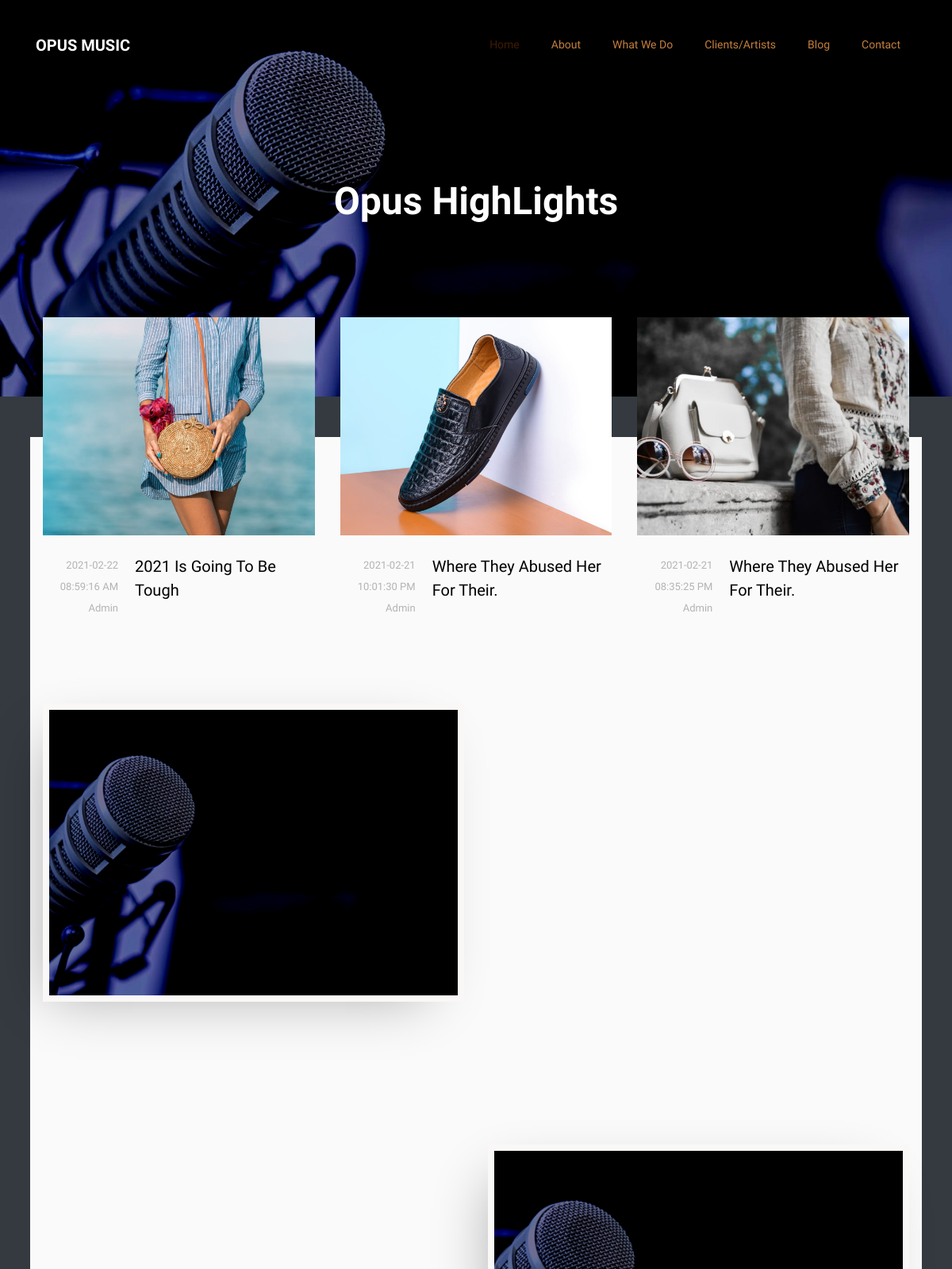
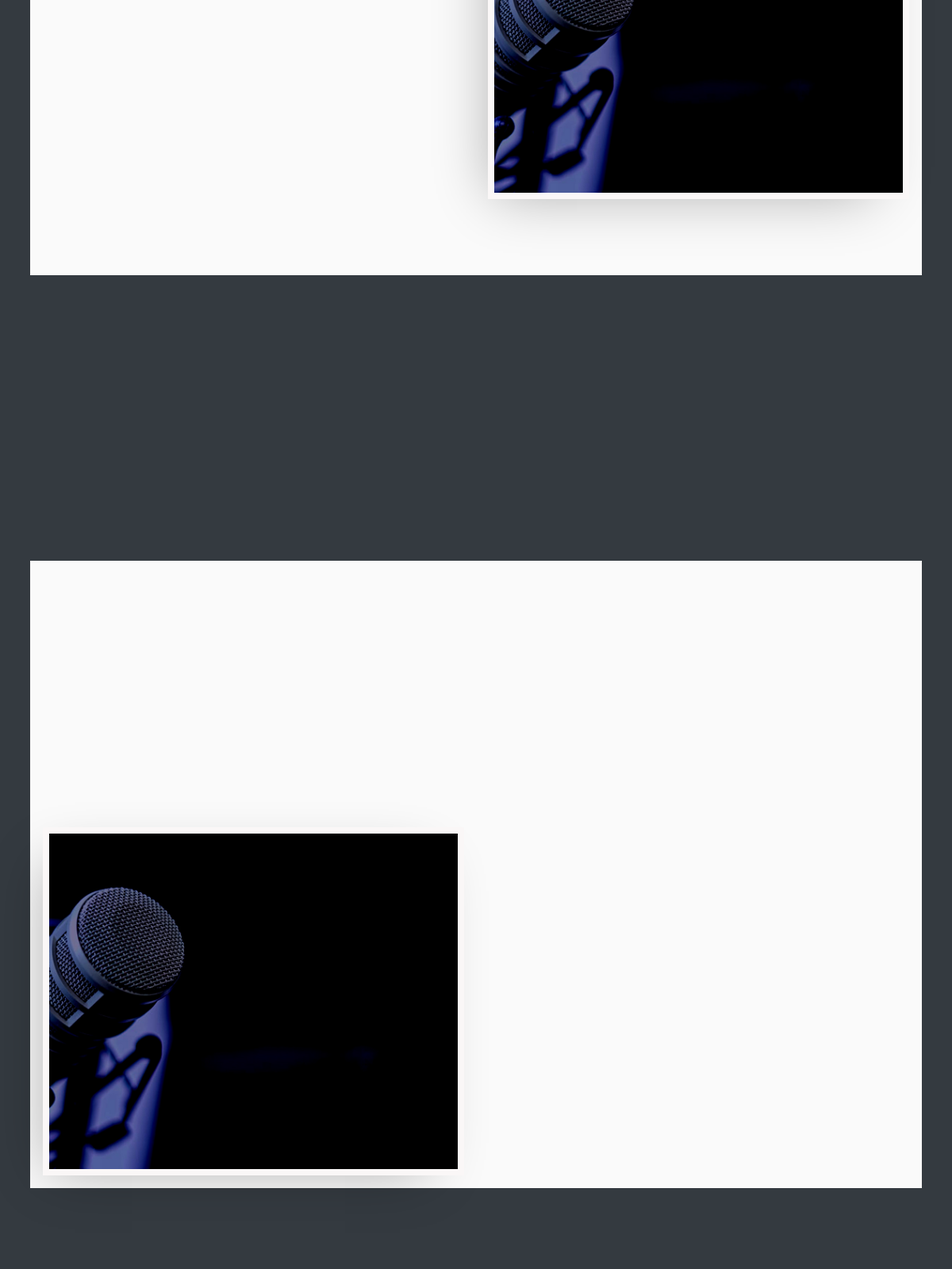
Screenshot of /index.php/blog (upper part) with the database file from the repository (2 pictures, top to bottom).
### tables this page shows
CREATE TABLE IF NOT EXISTS `settings` (
  `sid` int(11) NOT NULL AUTO_INCREMENT,
  `sname` varchar(60) NOT NULL,
  `spname` varchar(60) NOT NULL,
  `smotto` varchar(60) NOT NULL,
  `semail` varchar(60) NOT NULL,
  `sphone` varchar(60) NOT NULL,
  `saddress` varchar(250) NOT NULL,
  `swurl` varchar(250) NOT NULL,
  `sphoto` varchar(60) NOT NULL,
  `status` int(11) NOT NULL DEFAULT '100',
  `sbackgphoto` varchar(60) NOT NULL,
  `eventbgimg` varchar(100) NOT NULL,
  `radiobgimg` varchar(100) NOT NULL,
  `sosname` varchar(60) NOT NULL,
  `sversion` varchar(10) NOT NULL,
  `subscribe_date` varchar(25) NOT NULL,
  `ug_address` text NOT NULL,
  `ug_email` varchar(50) NOT NULL,
  `ug_contact` varchar(20) NOT NULL,
  PRIMARY KEY (`sid`)
);

CREATE TABLE IF NOT EXISTS `blog` (
  `blog_id` int(11) NOT NULL AUTO_INCREMENT,
  `blog_title` varchar(500) NOT NULL,
  `blog_content` text NOT NULL,
  `blog_file` varchar(25) NOT NULL,
  `created_at` varchar(25) NOT NULL,
  `updated_at` varchar(25) NOT NULL,
  `created_by` varchar(100) NOT NULL,
  PRIMARY KEY (`blog_id`)
);

### application/core/MY_Controller.php (called while the page is built, shortened)
<?php
class Client_Controller extends MY_Controller
{
	public function __construct()
	{
			$this->load->model('admin/service/service_model','service');
			$this->load->model('admin/display/display_model','display');
			$this->load->model('admin/event/event_model','event');
			$this->load->model('admin/blog/blog_model','blog');
			$this->load->model('admin/work/work_model','work');
			$this->load->model('admin/genre/artist_model','artist');
			$this->load->model('admin/artist/track_model','track');
			$this->load->model('admin/settings/settings_model', 'settings');
			$setting_id = $this->settings->get_maximum_setting_id();
			$this->systemdata = $this->settings->get_setting_by_id($setting_id);
			$this->load->model('admin/event/event_model','event');
			$this->load->model('admin/employee/employee_model','employee');
			$this->load->model('admin/about/about_model','about');
	}
	public function render_template($page = null, $data = array())
	{
		$this->load->view('template/header', $data);
		$this->load->view($page, $data);
		$this->load->view('template/footer', $data);
	}
}

### application/controllers/Blog.php (called while the page is built, shortened)
<?php
class Blog extends Client_Controller{
	public function __construct(){
		parent::__construct();
	}
    public function index(){
        $data['blogResult'] = $this->blog->generate_blog_info(3);
        $this->render_template('blog',$data);
       }
}

### index.php (called while the page is built, shortened)
<?php
require_once BASEPATH.'core/CodeIgniter.php';

### application/models/admin/settings/Settings_model.php (called while the page is built, shortened)
<?php
class Settings_model extends CI_model{
	var $table = 'settings';
	public function get_maximum_setting_id(){
        $this->db->select_max('sid');
        $this->db->from($this->table);
        $query = $this->db->get();
        $data = $query->row();
        return $data->sid;
    }
    public function get_setting_by_id($id) {
    	$this->db->select('*');
        $this->db->from($this->table);
        $this->db->where('sid', $id);
        $query = $this->db->get();
        return $query->row();
    }
}

### application/models/admin/blog/Blog_model.php (called while the page is built, shortened)
<?php
class Blog_model extends CI_Model{
	var $table = 'blog';
    public function generate_blog_info($max){
        $this->db->select('*');
        $this->db->from($this->table);
        $this->db->limit($max);
        $this->db->order_by('blog_id', 'DESC');
        $query = $this->db->get();
        return $query->result_array();
    }
}

### application/views/blog.php (the view, shortened to what this page needs)
<section class="home-slider owl-carousel bg-dark">
  <div class="slider-item bread-item" style="background-image: url('<?php echo base_url('uploads/radio/banner/'.$this->systemdata->radiobgimg); ?>'" data-stellar-background-ratio="0.5">
    <div class="container-fluid">
      <div class="row slider-text align-items-center justify-content-center" data-scrollax-parent="true">
        <div class="col-md-8 mt-2 text-center col-sm-12 ftco-animate" data-scrollax=" properties: { translateY: '70%' }">
          <h1 class="h1-header" data-scrollax="properties: { translateY: '30%', opacity: 1.6 }">Opus HighLights</h1>
        </div>
      </div>
    </div>
  </div>
</section>
<section class="ftco-section move-top-blog-1 bg-dark">
  <div class="container">
    <div class="row p-2">
      <?php if (count($blogResult) > 0) :
        foreach ($blogResult as $grow) :
      ?>
        <div class="col-md-4 ftco-animate blog_img p-3">
          <div class="blog-entry">
            <a href="<?=base_url('blog/single_blog/'.$grow['blog_id'].'/'.url_title(strtolower($grow['blog_title']), 'dash', true));?>" class="block-20" style="background-image: url('<?=base_url('uploads/blogs/'.$grow['blog_file']); ?>');">
            </a>
            <div class="text d-flex py-4">
              <div class="meta mb-3">
                <div><a href="#"><?=($grow['created_at']);?></a></div>
                <div><a href="#"><?=($grow['created_by']);?></a></div>
              </div>
              <div class="desc pl-3">
                <h3 class="heading"><a href="<?=base_url('blog/single_blog/'.$grow['blog_id'].'/'.url_title(strtolower($grow['blog_title']), 'dash', true));?>"><?=ucwords(strtolower($grow['blog_title']));?></a></h3>
              </div>
            </div>
          </div>
        </div>
      <?php endforeach; ?>
      <br>
      <?php endif; ?>
      <div class="down_bellot w-100 bg-light g-display-block--md g-display--xs">
        <div class="row d-flex down-bellot-row p-3">
          <div class="col-md-6 col-lg-6 d-flex pb-5">
            <div class="img-about img d-flex align-items-stretch">
              <div class="img d-flex align-self-stretch align-items-center" style="background-image:url('<?php echo base_url('uploads/artists/banner/'.$this->systemdata->radiobgimg); ?>');">
              </div>
            </div>
          </div>
          <div class="col-md-6 col-lg-6 pl-lg-5">
            <div class="row justify-content-start">
            </div>
          </div>
        </div>
      <div class="row d-flex down-bellot-row-2 p-3 pb-5">
        <div class="col-md-6 col-lg-6 pl-lg-5">
          <div class="row justify-content-start pb-3">
          </div>
        </div>
        <div class="col-md-6 col-lg-6 d-flex pb-5">
          <div class="img-about img d-flex align-items-stretch">
            <div class="img d-flex align-self-stretch align-items-center" style="background-image:url('<?php echo base_url('uploads/artists/banner/'.$this->systemdata->radiobgimg); ?>');">
            </div>
          </div>
        </div>
      </div>
    </div>
  </div>
</section>
<section class="ftco-section move-top-blog-1 my-0 bg-dark">
  <div class="container">
    <div class="row p-2">
      <?php if (count($blogResult) > 0) :
      ?>
      <br>
      <?php endif; ?>
      <div class="down_bellot w-100 bg-light g-display-block--md g-display--xs">
      <div class="row d-flex down-bellot-row p-3">
        <div class="col-md-6 col-lg-6 d-flex">
          <div class="img-about img d-flex align-items-stretch">
            <div class="img d-flex align-self-stretch align-items-center" style="background-image:url('<?php echo base_url('uploads/artists/banner/'.$this->systemdata->radiobgimg); ?>');">
            </div>
          </div>
        </div>
        <div class="col-md-6 col-lg-6 pl-lg-5">
          <div class="row justify-content-start">
          </div>
        </div>
      </div>
    </div>
  </div>
</section>

### rows the page displays
settings: radiobgimg (picture)
blog: blog_file (picture), created_at "2021-02-22 08:59:16 AM", created_by "Admin", blog_title "2021 Is Going To Be Tough"
blog: blog_file (picture), created_at "2021-02-21 10:01:30 PM", created_by "Admin", blog_title "Where They Abused Her For Their."
blog: blog_file (picture), created_at "2021-02-21 08:35:25 PM", created_by "Admin", blog_title "Where They Abused Her For Their."
